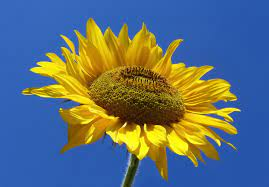
#> input picture flower.jpg, 269 x 187 px
$ python 'test reperage mire.py'
#> lines starting #> are read from the running program, lines starting #| are printed output that depends on the picture; after the words box and inside, x2 and y2 are one past the last pixel; in counts of white or black regions, pixels touching at a corner belong together
import cv2

# Charger l'image
img = cv2.imread("flower.jpg")
#> img is the input picture: shape (187, 269, 3); mean B, G, R 118.5, 110.9, 94

# Convertir en niveaux de gris
gray = cv2.cvtColor(img, cv2.COLOR_BGR2GRAY)
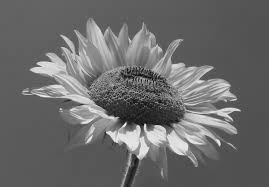
#> gray: shape (187, 269); min 8, max 242, mean 106.6

# Appliquer un seuil pour mettre en évidence les contours de la mire
ret, thresh = cv2.threshold(gray, 200, 255, cv2.THRESH_BINARY)
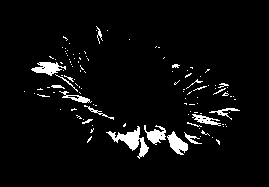
#> thresh: shape (187, 269); 4.6% white; 113 white regions (93 under 20 px)

# Trouver les contours de la mire
contours, _ = cv2.findContours(thresh, cv2.RETR_LIST, cv2.CHAIN_APPROX_SIMPLE)
#> contours = 132 contours, 122 with area under 20; largest, box (x1, y1, x2, y2) and area: (106, 126, 149, 159) 382, (167, 131, 188, 155) 227, (31, 62, 66, 76) 218, (144, 125, 166, 145) 180, (192, 114, 221, 126) 110

# Boucle sur les contours pour trouver la mire
for cnt in contours:
    # Si le contour a suffisamment de points
    if len(cnt) >= 5:
        # Calculer les moments
        M = cv2.moments(cnt)
        if M["m00"] != 0:
            # Calculer les coordonnées de la mire
            mire_x = int(M["m10"] / M["m00"])
            mire_y = int(M["m01"] / M["m00"])
            print("La mire est à la position x =", mire_x, "et y =", mire_y)
#> this loop made 132 passes
#> (mire_x, mire_y) on passes 3, 7, 9, 10, 11, 13, 16, 17, 21, 22, 25, 27: (217, 141), (89, 139), (190, 138), (176, 143), (202, 131), (91, 130), (131, 140), (155, 134), (124, 124), (192, 123), (87, 120), (204, 118)
#> cnt on passes 1, 2, 4, 5, 6, 8: [[138, 156], [139, 155], [140, 156], [139, 157]], [[178, 149], [179, 148], [180, 149], [179, 150]], [[212, 137]], [[200, 136]], [[167, 136], [168, 135], [169, 136], [168, 137]], [[160, 135], [161, 134], [162, 135], [161, 136]]
#| La mire est à la position x = 217 et y = 141
#| La mire est à la position x = 89 et y = 139
#| La mire est à la position x = 190 et y = 138
#| La mire est à la position x = 176 et y = 143
#| La mire est à la position x = 202 et y = 131
#| La mire est à la position x = 91 et y = 130
#| La mire est à la position x = 131 et y = 140
#| La mire est à la position x = 155 et y = 134
#> (further printed lines are left out)
